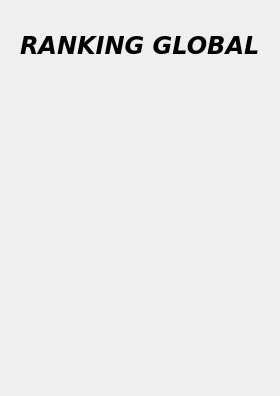
      <widget class="QWidget" name="page_Rankings">
       <property name="styleSheet">
        <string notr="true">#page_Rankings{
background-color: qlineargradient(spread:pad, x1:0, y1:0, x2:1, y2:0, stop:0 rgba(42, 180, 255, 255), stop:0.263713 rgba(24, 237, 143, 255), stop:0.529167 rgba(66, 178, 75, 255), stop:0.795833 rgba(35, 175, 32, 255), stop:1 rgba(0, 140, 0, 255));
}</string>
       </property>
       <layout class="QVBoxLayout" name="verticalLayout_8">
        <item>
         <widget class="QWidget" name="widget_5" native="true">
          <layout class="QVBoxLayout" name="verticalLayout_9">
           <item alignment="Qt::AlignmentFlag::AlignHCenter|Qt::AlignmentFlag::AlignVCenter">
            <widget class="QLabel" name="lbl_RankingMessage">
             <property name="minimumSize">
              <size>
               <width>0</width>
               <height>50</height>
              </size>
             </property>
             <property name="font">
              <font>
               <family>Verdana</family>
               <pointsize>18</pointsize>
               <italic>true</italic>
               <bold>true</bold>
              </font>
             </property>
             <property name="text">
              <string>RANKING GLOBAL</string>
             </property>
            </widget>
           </item>
           <item>
            <widget class="QWidget" name="wid_PlayersScores" native="true">
             <property name="minimumSize">
              <size>
               <width>0</width>
               <height>300</height>
              </size>
             </property>
             <property name="styleSheet">
              <string notr="true">QLabel{
color: black;
font-weight: bold;
}</string>
             </property>
             <layout class="QVBoxLayout" name="verticalLayout_10"/>
            </widget>
           </item>
          </layout>
         </widget>
        </item>
       </layout>
      </widget>
